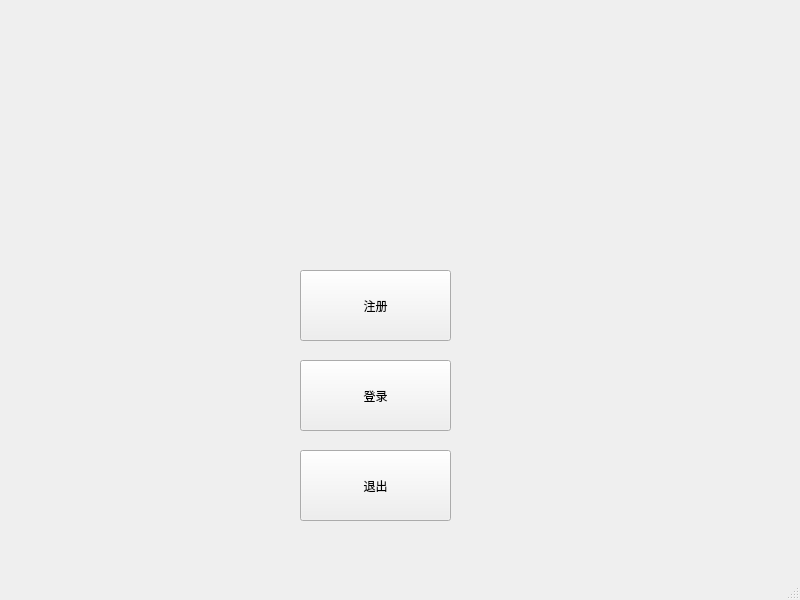
<?xml version="1.0" encoding="UTF-8"?>
<ui version="4.0">
 <class>MainWindow</class>
 <widget class="QMainWindow" name="MainWindow">
  <property name="geometry">
   <rect>
    <x>0</x>
    <y>0</y>
    <width>800</width>
    <height>600</height>
   </rect>
  </property>
  <property name="windowTitle">
   <string>MainWindow</string>
  </property>
  <widget class="QWidget" name="centralwidget">
   <widget class="QPushButton" name="registerBtn">
    <property name="geometry">
     <rect>
      <x>300</x>
      <y>270</y>
      <width>151</width>
      <height>71</height>
     </rect>
    </property>
    <property name="text">
     <string>注册</string>
    </property>
   </widget>
   <widget class="QPushButton" name="exitBtn">
    <property name="geometry">
     <rect>
      <x>300</x>
      <y>450</y>
      <width>151</width>
      <height>71</height>
     </rect>
    </property>
    <property name="text">
     <string>退出</string>
    </property>
   </widget>
   <widget class="QPushButton" name="loginBtn">
    <property name="geometry">
     <rect>
      <x>300</x>
      <y>360</y>
      <width>151</width>
      <height>71</height>
     </rect>
    </property>
    <property name="text">
     <string>登录</string>
    </property>
   </widget>
  </widget>
  <widget class="QMenuBar" name="menubar">
   <property name="geometry">
    <rect>
     <x>0</x>
     <y>0</y>
     <width>800</width>
     <height>21</height>
    </rect>
   </property>
  </widget>
  <widget class="QStatusBar" name="statusbar"/>
 </widget>
 <resources/>
 <connections/>
</ui>
